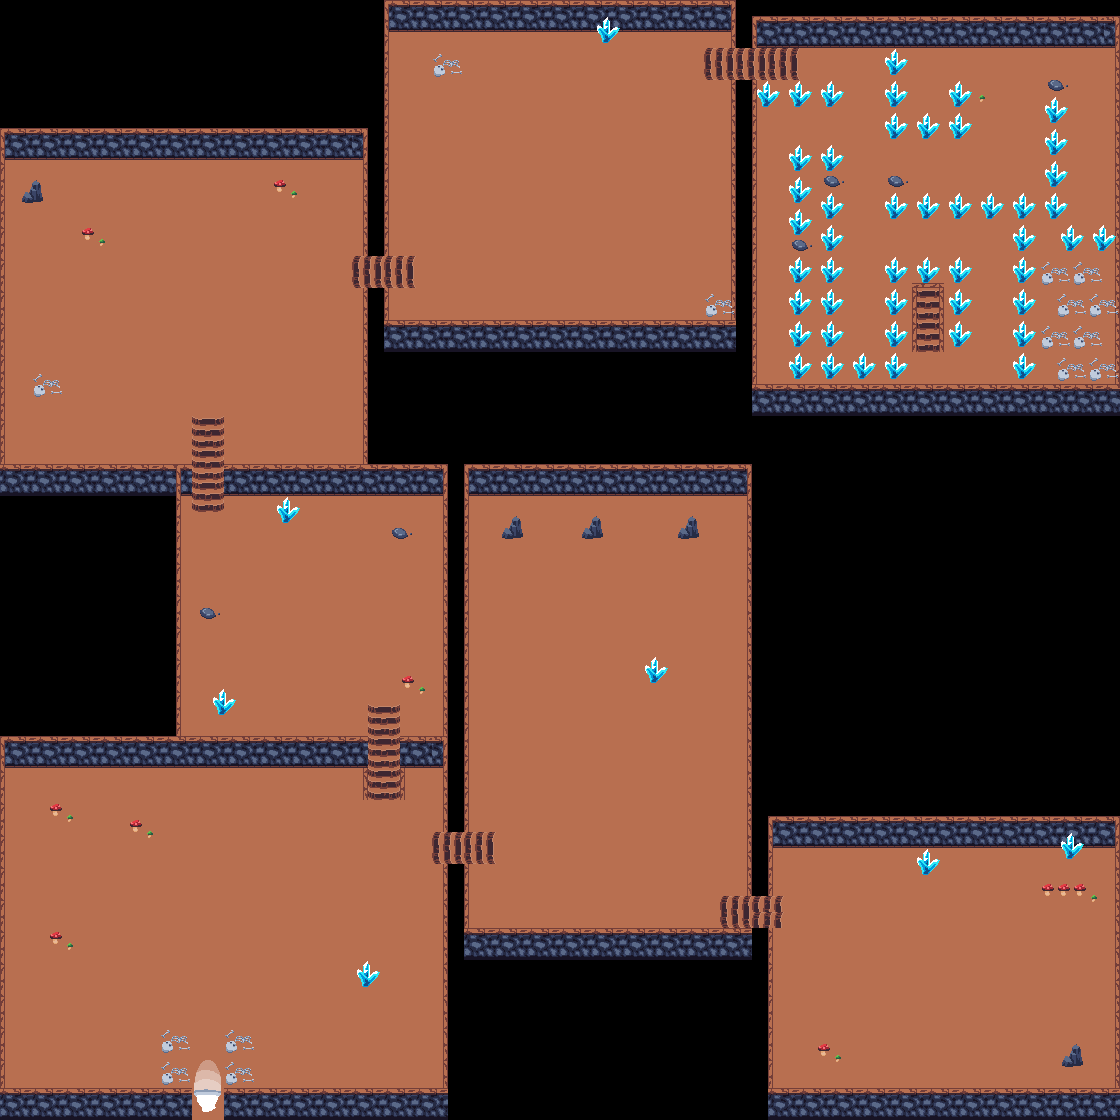

This is a level from a 2D game, rendered from its Tiled map with the project's own tilesets. A one-line summary and the map file follow, with tile-layer data summarised:
An orthogonal 70x70 tile map with 16x16 px tiles, 4 tile layers (floor, stands, walls, decortion) and 76 objects (70x collision, exit_donjon1, spawn_donjon1, enter_magic, enter_exit_magic, ...).

<map version="1.5" tiledversion="1.7.2" orientation="orthogonal" renderorder="right-down" width="70" height="70" tilewidth="16" tileheight="16" infinite="0" nextlayerid="7" nextobjectid="90">
 <tileset firstgid="1" source="donjon.tsx" />
 <layer id="1" name="floor" width="70" height="70">
  <data>[4900 cells, 3285 non-empty, 16 distinct tile ids]</data>
 </layer>
 <layer id="2" name="stands" width="70" height="70">
  <data>[4900 cells, 68 non-empty, 4 distinct tile ids]</data>
 </layer>
 <layer id="3" name="walls" width="70" height="70">
  <data>[4900 cells, 810 non-empty, 16 distinct tile ids]</data>
 </layer>
 <layer id="4" name="decortion" width="70" height="70">
  <data>[4900 cells, 358 non-empty, 26 distinct tile ids]</data>
 </layer>
 <objectgroup id="5" name="objects">
  <object id="1" type="collision" x="0.333333" y="1088.33" width="191.333" height="31.6667" />
  <object id="2" type="collision" x="224" y="1088" width="224" height="32" />
  <object id="7" type="collision" x="0" y="735.5" width="5" height="352" />
  <object id="8" type="collision" x="5" y="735.5" width="362.5" height="30.5" />
  <object id="9" type="collision" x="400" y="735.5" width="47.5" height="32" />
  <object id="10" type="collision" x="443" y="767" width="5" height="64.5" />
  <object id="11" type="collision" x="443" y="864.5" width="5" height="223.5" />
  <object id="12" type="collision" x="449" y="864" width="14" height="4" />
  <object id="13" type="collision" x="448.5" y="827.5" width="15" height="4" />
  <object id="14" type="collision" x="463.5" y="863.5" width="4.5" height="64.5" />
  <object id="15" type="collision" x="463" y="928" width="290" height="32" />
  <object id="16" type="collision" x="464" y="464.5" width="5" height="367" />
  <object id="17" type="collision" x="469.5" y="464" width="282" height="31" />
  <object id="18" type="collision" x="747" y="494.5" width="5" height="401" />
  <object id="19" type="collision" x="752.5" y="927" width="15.5" height="5" />
  <object id="20" type="collision" x="752" y="891.5" width="15.5" height="3.5" />
  <object id="26" type="collision" x="499.5" y="524" width="24.5" height="16" />
  <object id="27" type="collision" x="580.5" y="524.5" width="22" height="16.5" />
  <object id="28" type="collision" x="676.5" y="525.5" width="23.5" height="15" />
  <object id="29" type="collision" x="354.5" y="959.5" width="26" height="28" />
  <object id="30" type="collision" x="915.5" y="847" width="26.5" height="29.5" />
  <object id="31" type="collision" x="768" y="816" width="351.5" height="30.5" />
  <object id="32" type="collision" x="1115" y="846.5" width="4.5" height="241.5" />
  <object id="33" type="collision" x="768" y="1087.5" width="351" height="32" />
  <object id="34" type="collision" x="767.5" y="846.5" width="5.5" height="48.5" />
  <object id="35" type="collision" x="768.5" y="927" width="4" height="160" />
  <object id="36" type="collision" x="1059.5" y="843.5" width="24" height="17" />
  <object id="37" type="collision" x="1060.5" y="1053" width="22.5" height="15" />
  <object id="38" type="collision" x="643.5" y="656" width="25.5" height="28" />
  <object id="39" type="collision" x="211.5" y="688" width="26.5" height="27.5" />
  <object id="40" name="exit_donjon1" x="193.5" y="1088.5" width="27.5" height="25" />
  <object id="41" name="spawn_donjon1" x="240.167" y="1020.83">
   <point />
  </object>
  <object id="42" type="collision" x="274.5" y="496.5" width="24.5" height="27.5" />
  <object id="43" type="collision" x="199" y="607" width="17.5" height="13" />
  <object id="44" type="collision" x="390" y="527" width="20" height="13.5" />
  <object id="45" type="collision" x="0" y="463.5" width="191" height="31" />
  <object id="46" type="collision" x="176" y="494.5" width="4.5" height="242" />
  <object id="47" type="collision" x="223.5" y="464" width="224" height="30.5" />
  <object id="48" type="collision" x="442.5" y="494.5" width="5" height="240.5" />
  <object id="49" type="collision" x="19.5" y="189.5" width="24.5" height="15" />
  <object id="50" type="collision" x="0" y="128" width="367.5" height="32" />
  <object id="51" type="collision" x="-1" y="160" width="6" height="304" />
  <object id="52" type="collision" x="363" y="160" width="4.5" height="95.5" />
  <object id="53" type="collision" x="362.5" y="287.5" width="5.5" height="177" />
  <object id="54" type="collision" x="384.5" y="0" width="351" height="31" />
  <object id="55" type="collision" x="383.5" y="32" width="5.5" height="223" />
  <object id="56" type="collision" x="384" y="289" width="3.5" height="30.5" />
  <object id="57" type="collision" x="384" y="320" width="352.5" height="31.5" />
  <object id="58" type="collision" x="730.5" y="31" width="5" height="16.5" />
  <object id="59" type="collision" x="730.5" y="80" width="5.5" height="240" />
  <object id="60" type="collision" x="594.5" y="28" width="25.5" height="15" />
  <object id="61" type="collision" x="752.5" y="16" width="367" height="31.5" />
  <object id="62" type="collision" x="751" y="80" width="5" height="303.5" />
  <object id="63" type="collision" x="1115" y="48" width="5.5" height="335" />
  <object id="64" type="collision" x="750.5" y="383.5" width="369.5" height="33" />
  <object id="65" type="collision" x="756" y="79.5" width="88" height="29" />
  <object id="66" type="collision" x="881" y="47.5" width="27" height="92.5" />
  <object id="67" type="collision" x="946.5" y="80.5" width="26" height="63.5" />
  <object id="68" type="collision" x="907.5" y="111" width="41" height="29" />
  <object id="69" type="collision" x="787" y="143.5" width="57.5" height="239.5" />
  <object id="70" type="collision" x="1042.5" y="95" width="25.5" height="128.5" />
  <object id="71" type="collision" x="883" y="191" width="159" height="33" />
  <object id="72" type="collision" x="1058.5" y="223.5" width="56.5" height="29.5" />
  <object id="73" type="collision" x="1010" y="224" width="26" height="158.5" />
  <object id="74" type="collision" x="947" y="257" width="24" height="94" />
  <object id="75" type="collision" x="881.5" y="256" width="66" height="30" />
  <object id="76" type="collision" x="881" y="285" width="27" height="96.5" />
  <object id="77" type="collision" x="844" y="353.5" width="37.5" height="30" />
  <object id="78" type="collision" x="911.5" y="285.5" width="5" height="66.5" />
  <object id="79" type="collision" x="939.5" y="286" width="5.5" height="66" />
  <object id="80" type="collision" x="1041.5" y="79" width="26.5" height="17" />
  <object id="81" type="collision" x="880" y="173.5" width="32.5" height="17.5" />
  <object id="88" name="enter_magic" x="915.333" y="286" width="25" height="33.6667" />
  <object id="89" name="enter_exit_magic" x="928" y="360.667">
   <point />
  </object>
 </objectgroup>
 <objectgroup id="6" name="NPCPaths">
  <object id="85" name="boss_path1" x="1008" y="911.5" width="16" height="16" />
  <object id="86" name="boss_path2" x="1008.25" y="1008" width="16" height="16" />
 </objectgroup>
</map>
